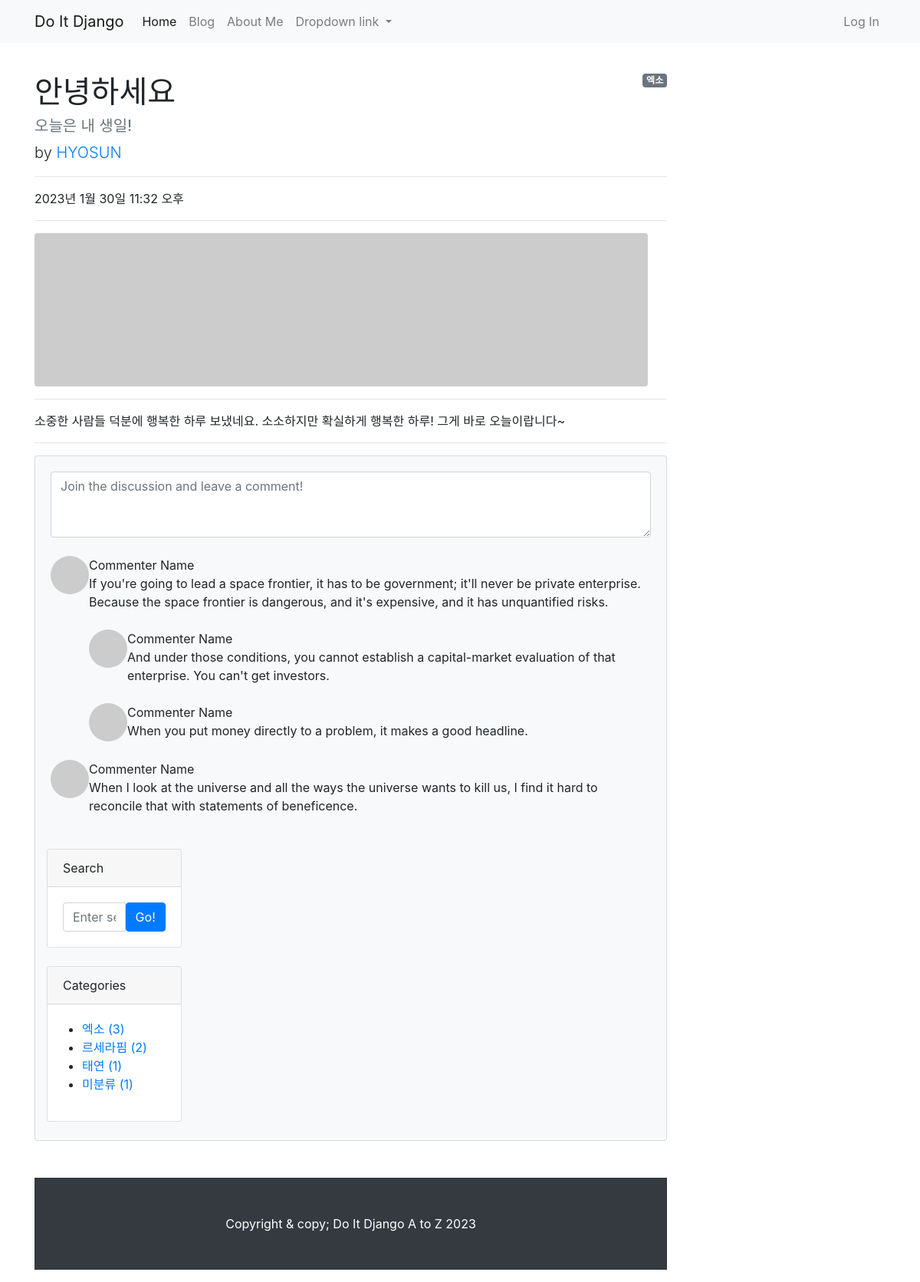
Page /blog/7/ on the committed database.
### blog/models.py (models this page shows, shortened)
class Post(models.Model):
    title = models.CharField(max_length=30) #제목
    hook_text = models.CharField(max_length=100, blank=True)
    content = models.TextField() #내용
    head_image = models.ImageField(upload_to='blog/images/%Y/%m/%d/', blank=True) #서로 다른 위치에 저장해야 시간 단축 가능 / blank=True는 필수 항목이 아니라는 뜻
    file_upload = models.FileField(upload_to='blog/files/%Y/%m/%d/', blank=True)
    created_at = models.DateTimeField(auto_now_add=True) #작성일
    updated_at = models.DateTimeField(auto_now=True)
    author = models.ForeignKey(User, null=True, on_delete=models.SET_NULL) #포스트의 작성자가 데베에서 삭제되면 작성자명을 빈칸으로 둔다
    category = models.ForeignKey(Category, null=True, blank=True, on_delete=models.SET_NULL)
    tags = models.ManyToManyField(Tag, blank=True)

class Category(models.Model):
    name = models.CharField(max_length=50, unique=True) # 카테고리 이름 / unique=True: 동일한 name을 갖는 카테고리를 만들 수 없다.
    slug = models.SlugField(max_length=200, unique=True, allow_unicode=True) # slugField : 사람이 읽을 수 있는 텍스트. 고유 URL을 만들고 싶을 때 주로 사용.
    def __str__(self):
        return self.name
    def get_absolute_url(self):
        return f'/blog/category/{self.slug}/'
    class Meta: #복수형 직접 입력
        verbose_name_plural = 'Categories'

### blog/views.py (the view)
# urls.py: path('/<int:pk>/', views.PostDetail.as_view()),
class PostDetail(DetailView):
    model = Post
    def get_context_data(self, **kwargs):
        context = super(PostDetail, self).get_context_data()
        context['categories'] = Category.objects.all()
        context['no_category_post_count'] = Post.objects.filter(category=None).count()
        return context

### blog/templates/blog/post_detail.html (shortened to what this page needs)
{% extends 'blog/base.html' %}
{% block main_area %}
    <div id="post-area">
        {% if post.category %}
            <span class="badge badge-secondary float-right">{{ post.category }}</span>
        {% else %}
            <span class="badge badge-secondary float-right">미분류</span>
        {% endif %}
        <h1 class="mt-4">{{ post.title }}</h1>
        <h5 class="text-muted">{{ post.hook_text }}</h5>
        <p class="lead">
            by
            <a href="#">{{ post.author | upper }}</a>
        </p>
        <hr>
        <p>{{ post.created_at }}</p>
        <hr>
        {% if post.head_image %}
            <img class="img-fluid rounded" src="{{ post.head_image.url }}" alt="{{ post.title }} head_image"/>
        {% else %}
            <img class="img-fluid rounded" src="https://picsum.photos/seed/{{ post.id }}/800/200"
                 alt="random_image">
        {% endif %}
        <hr>
        <p>{{ post.content }}</p>
        <hr>
    </div>
    <div id="comment-area">
        <section class="mb-5">
            <div class="card bg-light">
                <div class="card-body">
                    <form class="mb-4"><textarea class="form-control" rows="3"
                                                 placeholder="Join the discussion and leave a comment!"></textarea>
                    </form>
                    <div class="d-flex mb-4">
                        <div class="flex-shrink-0"><img class="rounded-circle"
                                                        src="https://dummyimage.com/50x50/ced4da/6c757d.jpg"
                                                        alt="..."/></div>
                        <div class="ms-3">
                            <div class="fw-bold">Commenter Name</div>
                            If you're going to lead a space frontier, it has to be government; it'll never be
                            private enterprise. Because the space frontier is dangerous, and it's expensive, and it
                            has unquantified risks.
                            <div class="d-flex mt-4">
                                <div class="flex-shrink-0"><img class="rounded-circle"
                                                                src="https://dummyimage.com/50x50/ced4da/6c757d.jpg"
                                                                alt="..."/></div>
                                <div class="ms-3">
                                    <div class="fw-bold">Commenter Name</div>
                                    And under those conditions, you cannot establish a capital-market evaluation of
                                    that enterprise. You can't get investors.
                                </div>
                            </div>
                            <div class="d-flex mt-4">
                                <div class="flex-shrink-0"><img class="rounded-circle"
                                                                src="https://dummyimage.com/50x50/ced4da/6c757d.jpg"
                                                                alt="..."/></div>
                                <div class="ms-3">
                                    <div class="fw-bold">Commenter Name</div>
                                    When you put money directly to a problem, it makes a good headline.
                                </div>
                            </div>
                        </div>
                    </div>
                    <div class="d-flex">
                        <div class="flex-shrink-0"><img class="rounded-circle"
                                                        src="https://dummyimage.com/50x50/ced4da/6c757d.jpg"
                                                        alt="..."/></div>
                        <div class="ms-3">
                            <div class="fw-bold">Commenter Name</div>
                            When I look at the universe and all the ways the universe wants to kill us, I find it
                            hard to reconcile that with statements of beneficence.
                        </div>
                    </div>
{% endblock %}

### blog/templates/blog/base.html (shortened to what this page needs)
<!DOCTYPE html>
{% load static %}
<html>
<head>
    <link rel="stylesheet" href="{% static 'blog/bootstrap/bootstrap.min.css' %}" media="screen">
</head>
<body>
{% include 'blog/navbar.html' %}
<div class="container my-3">
    <div class="row">
        <div class="col-md-8 col-lg-9" id="main-area">
            {% block main_area %}
            {% endblock %}
        </div>
        <div class="col-md-4 col-lg-3">
            <div class="card my-4">
                <div class="card-header">Search</div>
                <div class="card-body">
                    <div class="input-group">
                        <input class="form-control" type="text" placeholder="Enter search term..."
                               aria-label="Enter search term..." aria-describedby="button-search"/>
                        <button class="btn btn-primary" id="button-search" type="button">Go!</button>
                    </div>
                </div>
            </div>
            <div class="card my-4" id="categories-card">
                <div class="card-header">Categories</div>
                <div class="card-body">
                    <div class="row">
                        <ul>
                            {% for category in categories %}
                                <li>
                                    <a href="{{ category.get_absolute_url }}">{{ category }} ({{ category.post_set.count }})</a>
                                </li>
                            {% endfor %}
                            <li>
                                <a href="/blog/category/no_category/">미분류 ({{ no_category_post_count }})</a>
                            </li>
                        </ul>
                    </div>
                </div>
            </div>
        </div>
    </div>
</div>
{% include 'blog/footer.html' %}
</body>
</html>

### rows in the picture
Post: category "엑소", title "안녕하세요", hook_text "오늘은 내 생일!", author "HYOSUN", created_at "2023년 1월 30일 11:32 오후", content "소중한 사람들 덕분에 행복한 하루 보냈네요. 소소하지만 확실하게 행복한 하루! 그게 바로 오늘이랍니다~"
Category: name "엑소", post_set.count "3"
Category: name "르세라핌", post_set.count "2"
Category: name "태연", post_set.count "1"

### other values in the picture
{{ no_category_post_count }} "1"
